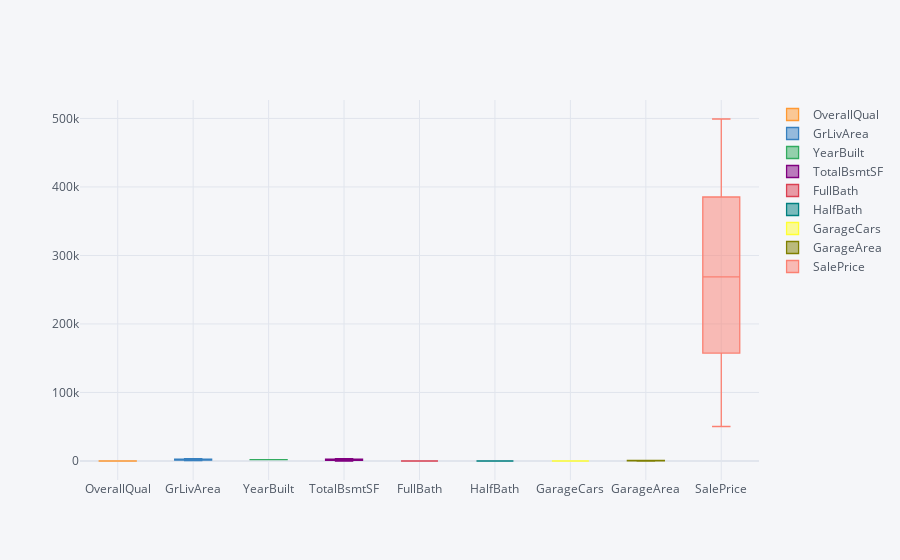

The cell this chart's notebook holds for it:
### Code cell
df.iplot(kind='box') #if we put cursor on the plot it gives deatil information about the paramaeter

### Figure 1 — Plotly figure (JSON) as saved in the notebook; plotly's stock layout.template omitted (floating-point values rounded to 4 significant figures; data arrays with more than 128 entries replaced by an {"elided": "..."} marker saying what was removed)
{"data": [{"boxpoints": false, "line": {"width": 1.3}, "marker": {"color": "rgba(255, 153, 51, 1.0)"}, "name": "OverallQual", "orientation": "v", "type": "box", "y": {"elided": "1000 int values"}}, {"boxpoints": false, "line": {"width": 1.3}, "marker": {"color": "rgba(55, 128, 191, 1.0)"}, "name": "GrLivArea", "orientation": "v", "type": "box", "y": {"elided": "1000 int values"}}, {"boxpoints": false, "line": {"width": 1.3}, "marker": {"color": "rgba(50, 171, 96, 1.0)"}, "name": "YearBuilt", "orientation": "v", "type": "box", "y": {"elided": "1000 int values"}}, {"boxpoints": false, "line": {"width": 1.3}, "marker": {"color": "rgba(128, 0, 128, 1.0)"}, "name": "TotalBsmtSF", "orientation": "v", "type": "box", "y": {"elided": "1000 int values"}}, {"boxpoints": false, "line": {"width": 1.3}, "marker": {"color": "rgba(219, 64, 82, 1.0)"}, "name": "FullBath", "orientation": "v", "type": "box", "y": {"elided": "1000 int values"}}, {"boxpoints": false, "line": {"width": 1.3}, "marker": {"color": "rgba(0, 128, 128, 1.0)"}, "name": "HalfBath", "orientation": "v", "type": "box", "y": {"elided": "1000 int values"}}, {"boxpoints": false, "line": {"width": 1.3}, "marker": {"color": "rgba(255, 255, 51, 1.0)"}, "name": "GarageCars", "orientation": "v", "type": "box", "y": {"elided": "1000 int values"}}, {"boxpoints": false, "line": {"width": 1.3}, "marker": {"color": "rgba(128, 128, 0, 1.0)"}, "name": "GarageArea", "orientation": "v", "type": "box", "y": {"elided": "1000 int values"}}, {"boxpoints": false, "line": {"width": 1.3}, "marker": {"color": "rgba(251, 128, 114, 1.0)"}, "name": "SalePrice", "orientation": "v", "type": "box", "y": {"elided": "1000 int values"}}], "layout": {"legend": {"bgcolor": "#F5F6F9", "font": {"color": "#4D5663"}}, "paper_bgcolor": "#F5F6F9", "plot_bgcolor": "#F5F6F9", "title": {"font": {"color": "#4D5663"}}, "xaxis": {"gridcolor": "#E1E5ED", "showgrid": true, "tickfont": {"color": "#4D5663"}, "title": {"font": {"color": "#4D5663"}, "text": ""}, "zerolinecolor": "#E1E5ED"}, "yaxis": {"gridcolor": "#E1E5ED", "showgrid": true, "tickfont": {"color": "#4D5663"}, "title": {"font": {"color": "#4D5663"}, "text": ""}, "zerolinecolor": "#E1E5ED"}}}
